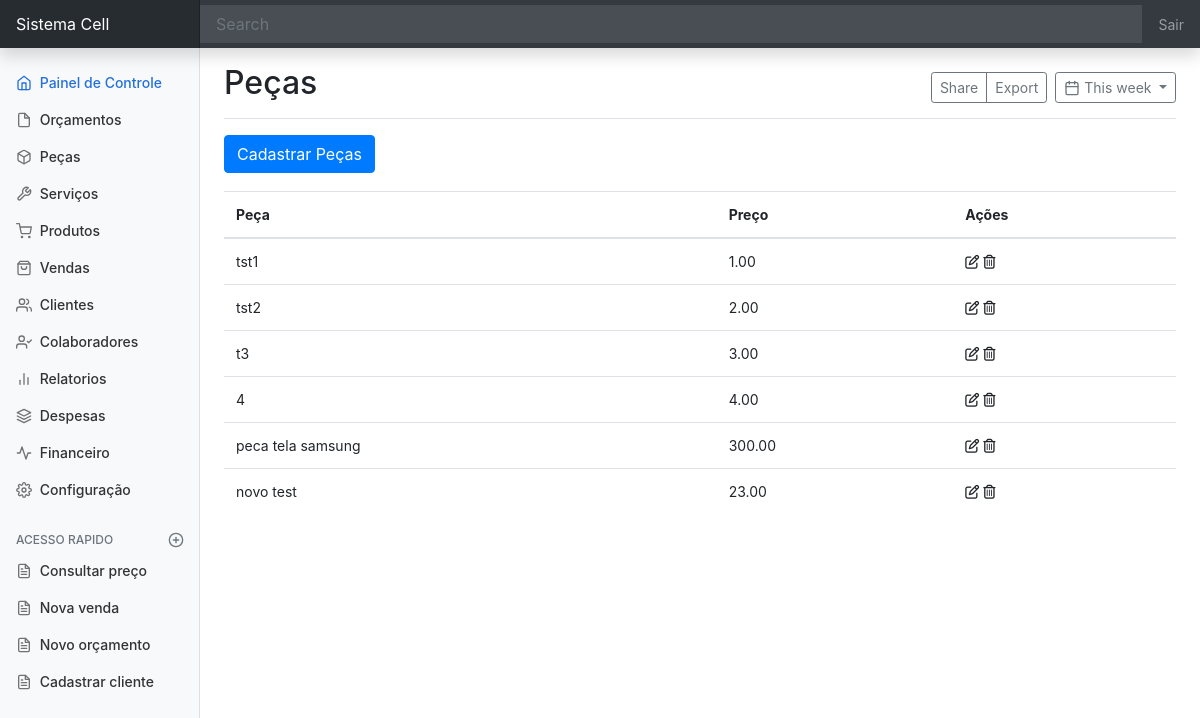
/pecas/, run on an earlier commit of the app's database.
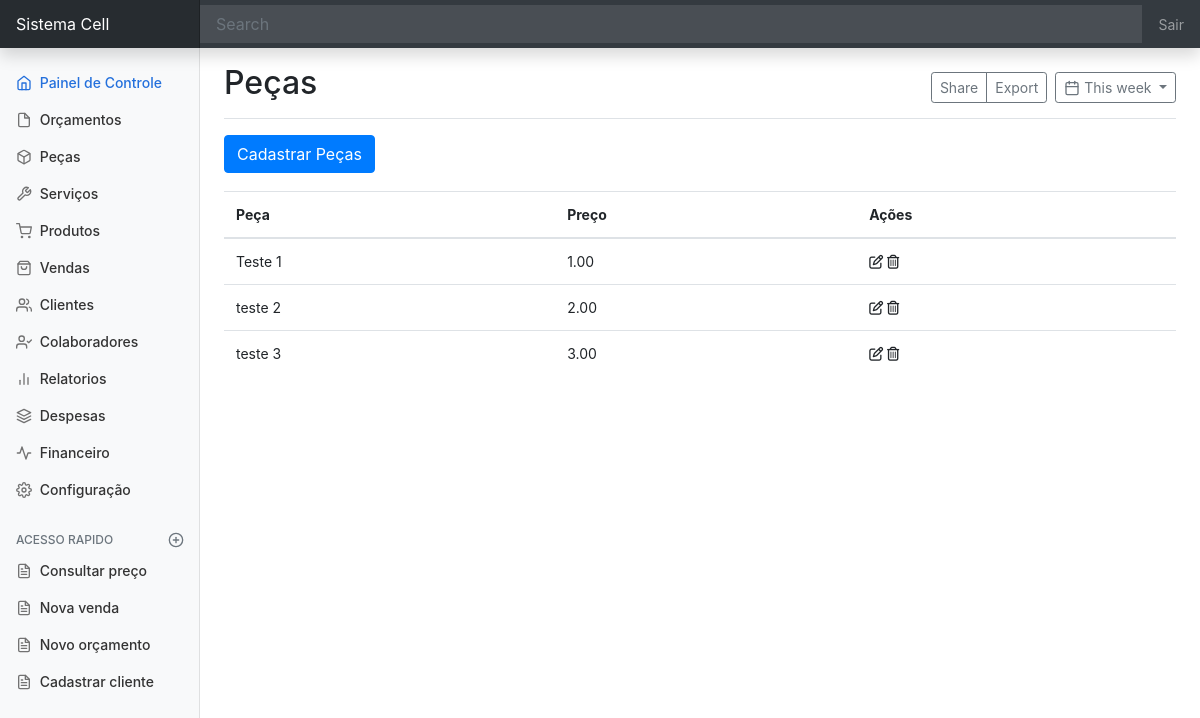
And on a later commit of the database.
### peca/models.py (models this page shows, shortened)
class Pecas(models.Model):
    nome_peca = models.CharField(max_length=99)
    preco_peca = models.DecimalField(max_digits=9, decimal_places=2)

### peca/views.py (the view)
# urls.py: path('pecas/', Peca.as_view(), name='pecas'),
class Peca(ListView):
    model = Pecas
    template_name = 'peca/pagina-inicial-pecas.html'

### peca/templates/peca/pagina-inicial-pecas.html (shortened to what this page needs)
{% extends 'dashboard/pagina-inicial.html' %}
{% block titulo %} Peças {% endblock titulo %}
{% block conteudo %}
<div>
    <a href=""
       class="btn btn-primary"
       data-toggle="modal"
       data-target="#staticBackdrop"
       hx-get="{% url 'cadastrar-peca' %}"
       hx-target="#recebe-conteudo-peca"
       hx-swap="innerHTML">Cadastrar Peças</a>
</div>
<div style="padding-top:18px">
    <table class="table">
        <thead>
        <tr>
            <th>Peça</th>
            <th>Preço</th>
            <th>Ações</th>
        </tr>
        </thead>
        <tbody id="peca-Tbody">
            {% include 'peca/tabela/tabela-peca.html' %}
        </tbody>
    </table>
</div>
{% endblock conteudo%}

### peca/templates/peca/tabela/linhas-tabela-peca.html
<tr id="trPeca{{ object.pk }}">
    <td> {{ object.nome_peca }} </td>
    <td> {{ object.preco_peca }} </td>
    <td><span
            data-toggle="modal"
            data-target="#staticBackdrop"
            hx-get="{% url 'editar-peca' object.pk %}"
            hx-target="#recebe-conteudo-peca">
        <i class="fa-regular fa-pen-to-square"></i>
    </span>
        <span
            hx-get="{% url 'apagar-peca' object.pk %}"
            hx-confirm="Deseja mesmo Apagar {{ object.nome_peca }} ?"
            hx-target="closest tr"
            hx-swap="outerHTML swap:300ms">
                <i class="fa-regular fa-trash-can"></i>
        </span>
    </td>
</tr>

What changed in the data, as far as the page shows it:
removed Pecas: nome_peca "4", preco_peca "4.00"
removed Pecas: nome_peca "peca tela samsung", preco_peca "300.00"
removed Pecas: nome_peca "novo test", preco_peca "23.00"
changed Pecas: nome_peca "tst1" → "Teste 1"
changed Pecas: nome_peca "tst2" → "teste 2"
changed Pecas: nome_peca "t3" → "teste 3"
